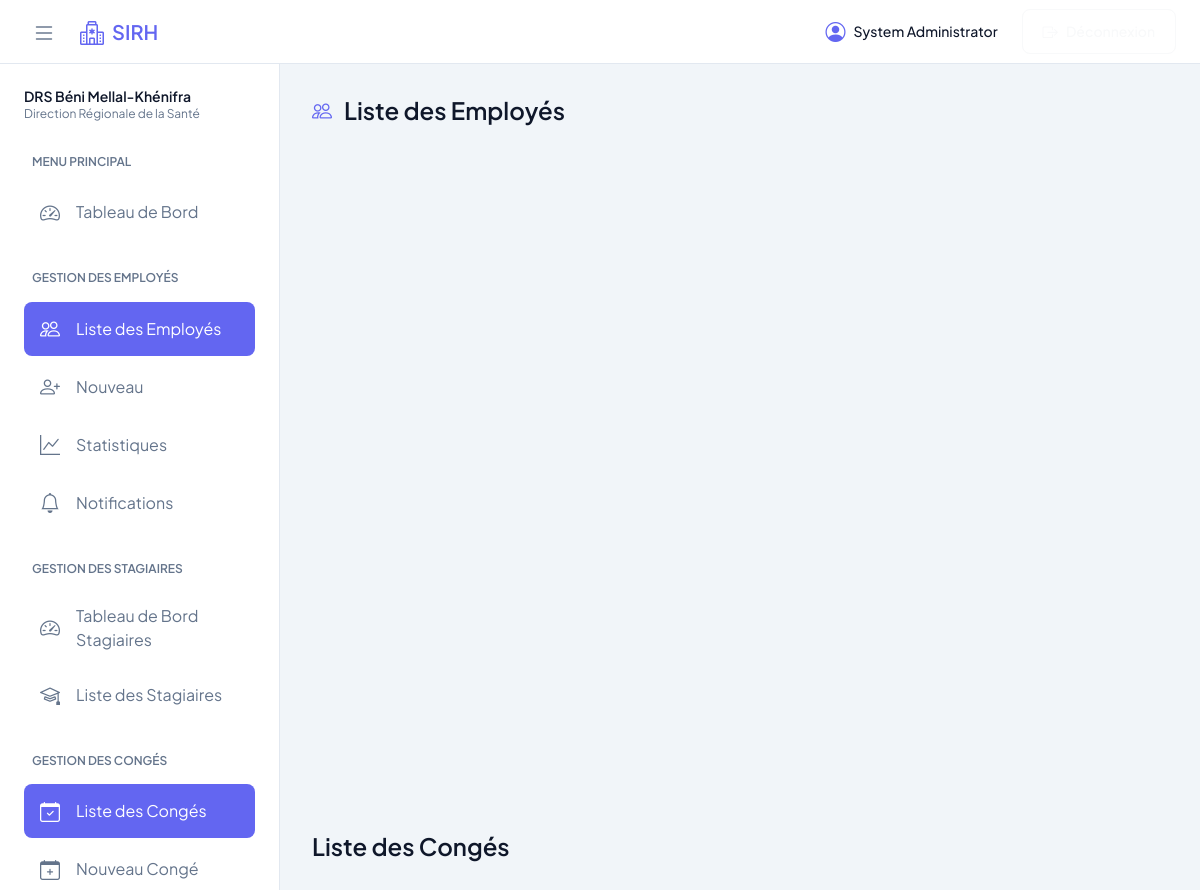
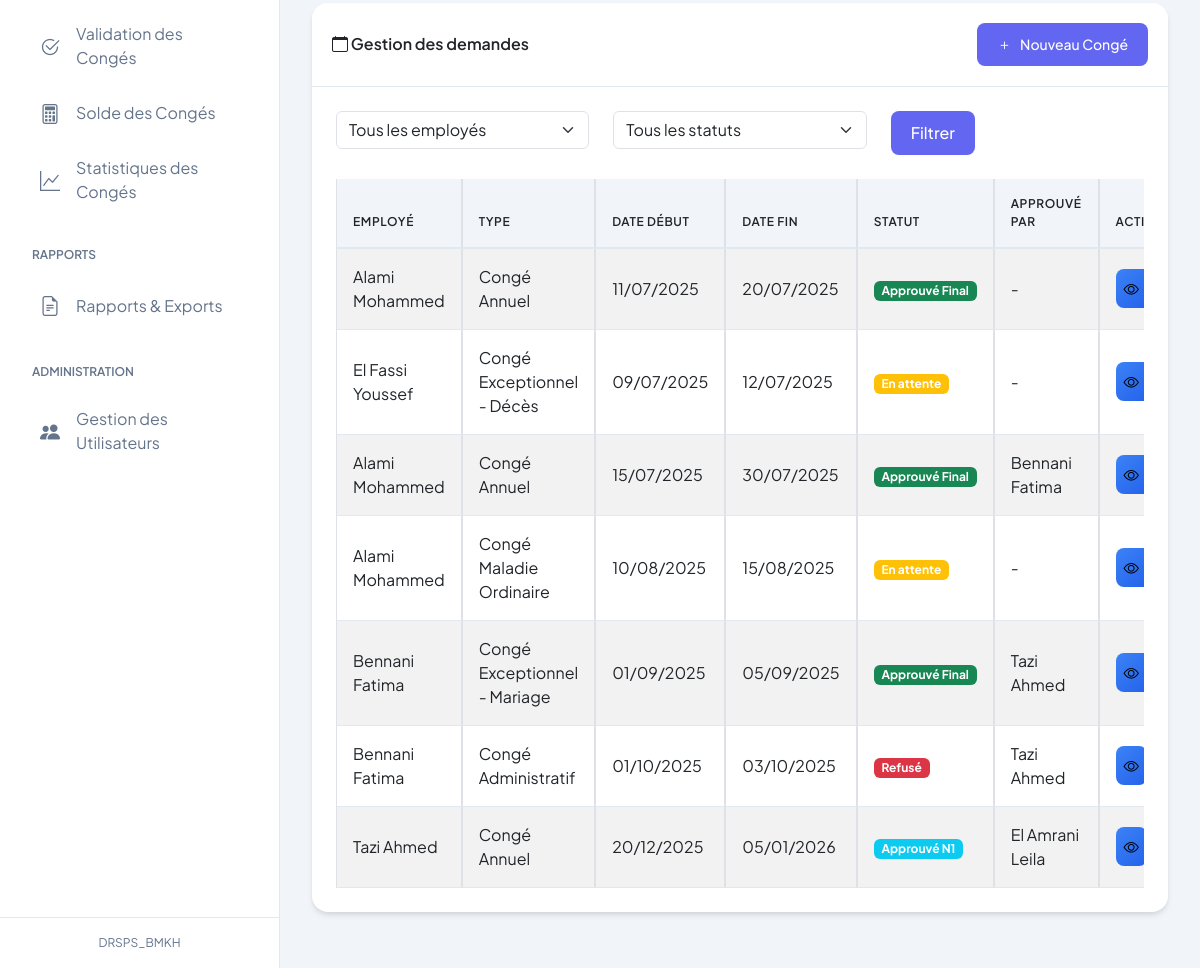
/index.php?controller=leave&action=index (signed in), run on the app's committed database (2 pictures, top to bottom).
### tables this page shows
CREATE TABLE `leaves` (
  `leave_id` int(11) NOT NULL,
  `employee_id` int(11) NOT NULL,
  `type_id` int(11) NOT NULL,
  `start_date` date NOT NULL,
  `end_date` date NOT NULL,
  `duration` int(11) NOT NULL,
  `reason` text DEFAULT NULL,
  `status` enum('en_attente','approuve_n1','approuve_final','refuse','annule') DEFAULT 'en_attente',
  `document_path` varchar(255) DEFAULT NULL,
  `approved_by` int(11) DEFAULT NULL,
  `approved_at` datetime DEFAULT NULL,
  `created_at` timestamp NOT NULL DEFAULT current_timestamp()
);

CREATE TABLE `employees` (
  `employee_id` int(11) NOT NULL,
  `ppr` varchar(20) NOT NULL,
  `cin` varchar(20) NOT NULL,
  `nom` varchar(50) NOT NULL,
  `prenom` varchar(50) NOT NULL,
  `sex` enum('M','F') NOT NULL,
  `date_naissance` date NOT NULL,
  `corps` enum('medical','paramedical','administratif') NOT NULL,
  `specialite` varchar(100) DEFAULT NULL,
  `grade` varchar(100) NOT NULL,
  `date_recrutement` date NOT NULL,
  `date_prise_service` date NOT NULL,
  `province_etablissement` varchar(100) NOT NULL,
  `milieu_etablissement` enum('Urbain','Rural') NOT NULL,
  `categorie_etablissement` varchar(100) NOT NULL,
  `nom_etablissement` varchar(200) NOT NULL,
  `service_etablissement` varchar(100) DEFAULT NULL,
  `situation_familiale` enum('Célibataire','Marié(e)','Divorcé(e)','Veuf(ve)') NOT NULL,
  `address` text DEFAULT NULL,
  `phone` varchar(20) DEFAULT NULL,
  `created_at` timestamp NOT NULL DEFAULT current_timestamp(),
  `updated_at` timestamp NOT NULL DEFAULT current_timestamp() ON UPDATE current_timestamp(),
  `notification_read` tinyint(1) DEFAULT 0,
  `email` varchar(255) DEFAULT NULL,
  `password` varchar(255) DEFAULT NULL,
  `role` enum('user','admin','approver') DEFAULT 'user',
  `reset_token` varchar(255) DEFAULT NULL,
  `reset_token_expiry` datetime DEFAULT NULL,
  `remember_token` varchar(100) DEFAULT NULL,
  `token_expiry` datetime DEFAULT NULL,
  `last_login` datetime DEFAULT NULL
);

CREATE TABLE `leave_types` (
  `type_id` int(11) NOT NULL,
  `name` varchar(100) NOT NULL,
  `description` text DEFAULT NULL,
  `default_days` int(11) DEFAULT NULL,
  `requires_approval` tinyint(1) DEFAULT 1,
  `requires_document` tinyint(1) DEFAULT 0,
  `created_at` timestamp NOT NULL DEFAULT current_timestamp()
);

### controllers/LeaveController.php (called while the page is built, shortened)
<?php
class LeaveController {
    private $leaveModel;
    public function __construct() {
        $this->leaveModel = new Leave();
    }
    public function index() {
        try {
            $filters = [
                'employee_id' => $_GET['employee_id'] ?? null,
                'status' => $_GET['status'] ?? null
            ];
            $leaves = $this->leaveModel->getAll($filters);
            require 'views/leaves/index.php';
        } catch (Exception $e) {
            $_SESSION['error'] = "Erreur lors du chargement des congés: " . $e->getMessage();
            $leaves = [];
            $employees = [];
            require 'views/leaves/index.php';
        }
    }
}

### models/Leave.php (called while the page is built, shortened)
<?php
class Leave {
    private $db;
    public function __construct() {
        try {
            $this->db = new PDO(
                "mysql:host=localhost;dbname=sirh_bmkh;charset=utf8",
                "root",
                "",
                array(PDO::ATTR_ERRMODE => PDO::ERRMODE_EXCEPTION)
            );
        } catch (PDOException $e) {
            die("Erreur de connexion à la base de données: " . $e->getMessage());
        }
    }
    public function getAll($filters = []) {
        $sql = "SELECT l.*, e.nom, e.prenom, l.leave_id as id,
                t.name as type_name, t.description as type_description,
                a.nom as approver_nom, a.prenom as approver_prenom
                FROM leaves l
                LEFT JOIN leave_types t ON l.type_id = t.type_id
                JOIN employees e ON l.employee_id = e.employee_id
                LEFT JOIN employees a ON l.approved_by = a.employee_id
                WHERE 1=1";
        $params = [];
        $sql .= " ORDER BY l.created_at DESC";
        $stmt = $this->db->prepare($sql);
        $stmt->execute($params);
        return $stmt->fetchAll(PDO::FETCH_ASSOC);
    }
}

### views/leaves/index.php (the view, shortened to what this page needs)
<?php require_once 'views/layout.php'; ?>
<main class="app-main">
    <div class="page-header">
        <div class="page-title">
            <h1>Liste des Congés</h1>
        </div>
    </div>
    <div class="page-content">
        <div class="card mb-4">
            <div class="card-header d-flex justify-content-between align-items-center">
                <div>
                    <i class="bi bi-calendar"></i>
                    Gestion des demandes
                </div>
                <a href="index.php?controller=leave&action=create" class="btn btn-primary btn-sm">
                    <i class="bi bi-plus"></i> Nouveau Congé
                </a>
            </div>
            <div class="card-body">
                <form method="GET" class="mb-4">
                    <div class="row">
                        <div class="col-md-4">
                            <select name="employee_id" class="form-select">
                                <option value="">Tous les employés</option>
                            </select>
                        </div>
                        <div class="col-md-4">
                            <select name="status" class="form-select">
                                <option value="">Tous les statuts</option>
                            </select>
                        </div>
                        <div class="col-md-4">
                            <button type="submit" class="btn btn-primary">Filtrer</button>
                        </div>
                    </div>
                </form>
                <?php if (!isset($leaves) || empty($leaves)): ?>
                    <div class="alert alert-info">
                        <i class="bi bi-info-circle"></i> Aucun congé trouvé
                    </div>
                <?php else: ?>
                    <div class="table-responsive">
                        <table class="table table-striped table-bordered">
                            <thead>
                                <tr>
                                    <th>Employé</th>
                                    <th>Type</th>
                                    <th>Date début</th>
                                    <th>Date fin</th>
                                    <th>Statut</th>
                                    <th>Approuvé par</th>
                                    <th>Actions</th>
                                </tr>
                            </thead>
                            <tbody>
                                <?php foreach ($leaves as $leave): ?>
                                    <tr>
                                        <td><?= htmlspecialchars($leave['nom'] . ' ' . $leave['prenom']) ?></td>
                                        <td><?= htmlspecialchars($leave['type_name']) ?></td>
                                        <td><?= date('d/m/Y', strtotime($leave['start_date'])) ?></td>
                                        <td><?= date('d/m/Y', strtotime($leave['end_date'])) ?></td>
                                        <td>
                                            <?php
                                            $statusClass = [
                                                'en_attente' => 'warning',
                                                'approuve_n1' => 'info',
                                                'approuve_final' => 'success',
                                                'refuse' => 'danger',
                                                'annule' => 'secondary'
                                            ];
                                            $statusLabels = [
                                                'en_attente' => 'En attente',
                                                'approuve_n1' => 'Approuvé N1',
                                                'approuve_final' => 'Approuvé Final',
                                                'refuse' => 'Refusé',
                                                'annule' => 'Annulé'
                                            ];
                                            ?>
                                            <span class="badge bg-<?= $statusClass[$leave['status']] ?>">
                                                <?= $statusLabels[$leave['status']] ?>
                                            </span>
                                        </td>
                                        <td>
                                            <?= $leave['approver_nom'] ?
                                                htmlspecialchars($leave['approver_nom'] . ' ' . $leave['approver_prenom']) :
                                                '-'
                                            ?>
                                        </td>
                                        <td>
                                            <div class="btn-group btn-group-sm">
                                                <a href="index.php?controller=leave&action=view&id=<?= $leave['id'] ?>"
                                                   class="btn btn-info" title="Voir les détails">
                                                    <i class="bi bi-eye"></i>
                                                </a>
                                            </div>
                                        </td>
                                    </tr>
                                <?php endforeach; ?>
                            </tbody>
                        </table>
                    </div>
                <?php endif; ?>
            </div>
        </div>
    </div>
</main>

### assets/css/style.css (style rules this page uses)
:root { --primary: #6366f1; --primary-dark: #4f46e5; --secondary: #64748b; --success: #22c55e; --warning: #eab308; --danger: #ef4444; --info: #3b82f6; --body-bg: #f1f5f9; --navbar-bg: #fff; --sidebar-bg: #fff; --card-bg: #fff; --text-primary: #0f172a; --text-secondary: #64748b; --text-muted: #94a3b8; --border-color: #e2e8f0; --navbar-height: 64px; --sidebar-width: 280px; --content-padding: 2rem; }
* { margin: 0; padding: 0; box-sizing: border-box; }
html { height: 100%; }
body { min-height: 100%; background: var(--body-bg); color: var(--text-primary); font-family: 'Plus Jakarta Sans', sans-serif; -webkit-font-smoothing: antialiased; }
.app-main { flex: 1; margin-left: var(--sidebar-width); padding: var(--content-padding); }
.page-header { margin-bottom: 2rem; display: flex; justify-content: space-between; align-items: center; }
.page-title h1 { font-size: 1.5rem; font-weight: 600; margin: 0; color: var(--text-primary); display: flex; align-items: center; gap: 0.75rem; }
.card { background: var(--card-bg); border: none; border-radius: 1rem; overflow: hidden; box-shadow: 0 4px 6px -1px rgba(0, 0, 0, 0.1), 0 2px 4px -1px rgba(0, 0, 0, 0.06); transition: transform 0.2s ease, box-shadow 0.2s ease; }
.card-header { padding: 1.25rem; border-bottom: 1px solid var(--border-color); background: var(--card-bg); font-weight: 600; }
.card-body { padding: 1.5rem; }
.btn { padding: 0.625rem 1.25rem; border-radius: 0.5rem; font-weight: 500; display: inline-flex; align-items: center; gap: 0.5rem; transition: all 0.2s; }
.btn i { font-size: 1.1em; }
.btn-primary { background: var(--primary); border: none; color: white; }
.table { width: 100%; margin-bottom: 0; color: var(--text-primary); border-collapse: separate; border-spacing: 0; }
.table th { font-weight: 600; text-transform: uppercase; font-size: 0.75rem; letter-spacing: 0.05em; padding: 1rem; border-bottom: 2px solid var(--border-color); background: var(--body-bg); position: relative; }
.table td { padding: 1rem; border-bottom: 1px solid var(--border-color); vertical-align: middle; transition: background-color 0.2s ease; }
.table tbody tr { transition: transform 0.2s ease, box-shadow 0.2s ease; }
.btn-group .btn { padding: 0.5rem; border-radius: 0.5rem; transition: all 0.2s ease; }
.btn-info { background: linear-gradient(135deg, #3b82f6 0%, #2563eb 100%); border: none; }

### data on the page
leaves: employee.prenom "Alami Mohammed", type.name "Congé Annuel", start_date "11/07/2025", end_date "20/07/2025", status "Approuvé Final"
leaves: employee.prenom "El Fassi Youssef", type.name "Congé Exceptionnel - Décès", start_date "09/07/2025", end_date "12/07/2025", status "En attente"
leaves: employee.prenom "Alami Mohammed", type.name "Congé Annuel", start_date "15/07/2025", end_date "30/07/2025", status "Approuvé Final", approved_by.prenom "Bennani Fatima"
leaves: employee.prenom "Alami Mohammed", type.name "Congé Maladie Ordinaire", start_date "10/08/2025", end_date "15/08/2025", status "En attente"
leaves: employee.prenom "Bennani Fatima", type.name "Congé Exceptionnel - Mariage", start_date "01/09/2025", end_date "05/09/2025", status "Approuvé Final", approved_by.prenom "Tazi Ahmed"
leaves: employee.prenom "Bennani Fatima", type.name "Congé Administratif", start_date "01/10/2025", end_date "03/10/2025", status "Refusé", approved_by.prenom "Tazi Ahmed"
leaves: employee.prenom "Tazi Ahmed", type.name "Congé Annuel", start_date "20/12/2025", end_date "05/01/2026", status "Approuvé N1", approved_by.prenom "El Amrani Leila"

### other printed values
$_SESSION['user']['first_name'] . ' ' . $_SESSION['user']['last_name'] "System Administrator"
$title "Liste des Employés"
